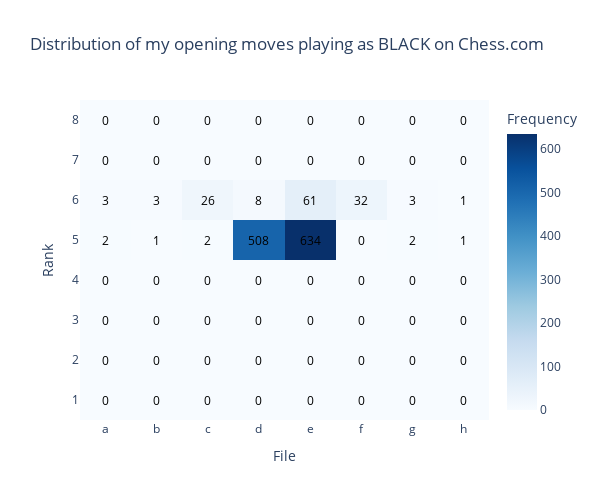

Notebook source saved alongside this figure:
### Code cell
# Create annotated heatmap using Plotly
fig = go.Figure(data=go.Heatmap(
    z=black_heatmap_data,
    x=['a', 'b', 'c', 'd', 'e', 'f', 'g', 'h'],
    y=['8', '7', '6', '5', '4', '3', '2', '1'],  # Correct order for y-axis
    colorscale='Blues',
    colorbar=dict(title='Frequency')
))

# Add annotations
for i in range(len(black_heatmap_data)):
    for j in range(len(black_heatmap_data[i])):
        fig.add_annotation(
            x=j, y=i,
            text=str(black_heatmap_data[i][j]),
            showarrow=False,
            font=dict(color='black', size=12)
        )

# Update layout to correctly order the y-axis
fig.update_layout(
    title='Distribution of my opening moves playing as BLACK on Chess.com',
    xaxis=dict(title='File'),
    yaxis=dict(title='Rank', autorange='reversed'),
    xaxis_tickmode='array',
    yaxis_tickmode='array',
    xaxis_tickvals=list(range(8)),
    yaxis_tickvals=list(range(8)),
    xaxis_ticktext=['a', 'b', 'c', 'd', 'e', 'f', 'g', 'h'],
    yaxis_ticktext=['8', '1', '2', '3', '4', '5', '6', '7'],  # Correct order for y-axis
    width=600,
    height=500,
    autosize=False
)

# Show plot
fig.show()

### Figure 1 — Plotly figure (JSON) as saved in the notebook; plotly's stock layout.template omitted (floating-point values rounded to 4 significant figures)
{"data": [{"colorbar": {"title": {"text": "Frequency"}}, "colorscale": [[0, "rgb(247,251,255)"], [0.125, "rgb(222,235,247)"], [0.25, "rgb(198,219,239)"], [0.375, "rgb(158,202,225)"], [0.5, "rgb(107,174,214)"], [0.625, "rgb(66,146,198)"], [0.75, "rgb(33,113,181)"], [0.875, "rgb(8,81,156)"], [1, "rgb(8,48,107)"]], "type": "heatmap", "x": ["a", "b", "c", "d", "e", "f", "g", "h"], "y": ["8", "7", "6", "5", "4", "3", "2", "1"], "z": [[0, 0, 0, 0, 0, 0, 0, 0], [0, 0, 0, 0, 0, 0, 0, 0], [3, 3, 26, 8, 61, 32, 3, 1], [2, 1, 2, 508, 634, 0, 2, 1], [0, 0, 0, 0, 0, 0, 0, 0], [0, 0, 0, 0, 0, 0, 0, 0], [0, 0, 0, 0, 0, 0, 0, 0], [0, 0, 0, 0, 0, 0, 0, 0]]}], "layout": {"annotations": [{"font": {"color": "black", "size": 12}, "showarrow": false, "text": "0", "x": 0, "y": 0}, {"font": {"color": "black", "size": 12}, "showarrow": false, "text": "0", "x": 1, "y": 0}, {"font": {"color": "black", "size": 12}, "showarrow": false, "text": "0", "x": 2, "y": 0}, {"font": {"color": "black", "size": 12}, "showarrow": false, "text": "0", "x": 3, "y": 0}, {"font": {"color": "black", "size": 12}, "showarrow": false, "text": "0", "x": 4, "y": 0}, {"font": {"color": "black", "size": 12}, "showarrow": false, "text": "0", "x": 5, "y": 0}, {"font": {"color": "black", "size": 12}, "showarrow": false, "text": "0", "x": 6, "y": 0}, {"font": {"color": "black", "size": 12}, "showarrow": false, "text": "0", "x": 7, "y": 0}, {"font": {"color": "black", "size": 12}, "showarrow": false, "text": "0", "x": 0, "y": 1}, {"font": {"color": "black", "size": 12}, "showarrow": false, "text": "0", "x": 1, "y": 1}, {"font": {"color": "black", "size": 12}, "showarrow": false, "text": "0", "x": 2, "y": 1}, {"font": {"color": "black", "size": 12}, "showarrow": false, "text": "0", "x": 3, "y": 1}, {"font": {"color": "black", "size": 12}, "showarrow": false, "text": "0", "x": 4, "y": 1}, {"font": {"color": "black", "size": 12}, "showarrow": false, "text": "0", "x": 5, "y": 1}, {"font": {"color": "black", "size": 12}, "showarrow": false, "text": "0", "x": 6, "y": 1}, {"font": {"color": "black", "size": 12}, "showarrow": false, "text": "0", "x": 7, "y": 1}, {"font": {"color": "black", "size": 12}, "showarrow": false, "text": "3", "x": 0, "y": 2}, {"font": {"color": "black", "size": 12}, "showarrow": false, "text": "3", "x": 1, "y": 2}, {"font": {"color": "black", "size": 12}, "showarrow": false, "text": "26", "x": 2, "y": 2}, {"font": {"color": "black", "size": 12}, "showarrow": false, "text": "8", "x": 3, "y": 2}, {"font": {"color": "black", "size": 12}, "showarrow": false, "text": "61", "x": 4, "y": 2}, {"font": {"color": "black", "size": 12}, "showarrow": false, "text": "32", "x": 5, "y": 2}, {"font": {"color": "black", "size": 12}, "showarrow": false, "text": "3", "x": 6, "y": 2}, {"font": {"color": "black", "size": 12}, "showarrow": false, "text": "1", "x": 7, "y": 2}, {"font": {"color": "black", "size": 12}, "showarrow": false, "text": "2", "x": 0, "y": 3}, {"font": {"color": "black", "size": 12}, "showarrow": false, "text": "1", "x": 1, "y": 3}, {"font": {"color": "black", "size": 12}, "showarrow": false, "text": "2", "x": 2, "y": 3}, {"font": {"color": "black", "size": 12}, "showarrow": false, "text": "508", "x": 3, "y": 3}, {"font": {"color": "black", "size": 12}, "showarrow": false, "text": "634", "x": 4, "y": 3}, {"font": {"color": "black", "size": 12}, "showarrow": false, "text": "0", "x": 5, "y": 3}, {"font": {"color": "black", "size": 12}, "showarrow": false, "text": "2", "x": 6, "y": 3}, {"font": {"color": "black", "size": 12}, "showarrow": false, "text": "1", "x": 7, "y": 3}, {"font": {"color": "black", "size": 12}, "showarrow": false, "text": "0", "x": 0, "y": 4}, {"font": {"color": "black", "size": 12}, "showarrow": false, "text": "0", "x": 1, "y": 4}, {"font": {"color": "black", "size": 12}, "showarrow": false, "text": "0", "x": 2, "y": 4}, {"font": {"color": "black", "size": 12}, "showarrow": false, "text": "0", "x": 3, "y": 4}, {"font": {"color": "black", "size": 12}, "showarrow": false, "text": "0", "x": 4, "y": 4}, {"font": {"color": "black", "size": 12}, "showarrow": false, "text": "0", "x": 5, "y": 4}, {"font": {"color": "black", "size": 12}, "showarrow": false, "text": "0", "x": 6, "y": 4}, {"font": {"color": "black", "size": 12}, "showarrow": false, "text": "0", "x": 7, "y": 4}, {"font": {"color": "black", "size": 12}, "showarrow": false, "text": "0", "x": 0, "y": 5}, {"font": {"color": "black", "size": 12}, "showarrow": false, "text": "0", "x": 1, "y": 5}, {"font": {"color": "black", "size": 12}, "showarrow": false, "text": "0", "x": 2, "y": 5}, {"font": {"color": "black", "size": 12}, "showarrow": false, "text": "0", "x": 3, "y": 5}, {"font": {"color": "black", "size": 12}, "showarrow": false, "text": "0", "x": 4, "y": 5}, {"font": {"color": "black", "size": 12}, "showarrow": false, "text": "0", "x": 5, "y": 5}, {"font": {"color": "black", "size": 12}, "showarrow": false, "text": "0", "x": 6, "y": 5}, {"font": {"color": "black", "size": 12}, "showarrow": false, "text": "0", "x": 7, "y": 5}, {"font": {"color": "black", "size": 12}, "showarrow": false, "text": "0", "x": 0, "y": 6}, {"font": {"color": "black", "size": 12}, "showarrow": false, "text": "0", "x": 1, "y": 6}, {"font": {"color": "black", "size": 12}, "showarrow": false, "text": "0", "x": 2, "y": 6}, {"font": {"color": "black", "size": 12}, "showarrow": false, "text": "0", "x": 3, "y": 6}, {"font": {"color": "black", "size": 12}, "showarrow": false, "text": "0", "x": 4, "y": 6}, {"font": {"color": "black", "size": 12}, "showarrow": false, "text": "0", "x": 5, "y": 6}, {"font": {"color": "black", "size": 12}, "showarrow": false, "text": "0", "x": 6, "y": 6}, {"font": {"color": "black", "size": 12}, "showarrow": false, "text": "0", "x": 7, "y": 6}, {"font": {"color": "black", "size": 12}, "showarrow": false, "text": "0", "x": 0, "y": 7}, {"font": {"color": "black", "size": 12}, "showarrow": false, "text": "0", "x": 1, "y": 7}, {"font": {"color": "black", "size": 12}, "showarrow": false, "text": "0", "x": 2, "y": 7}, {"font": {"color": "black", "size": 12}, "showarrow": false, "text": "0", "x": 3, "y": 7}, {"font": {"color": "black", "size": 12}, "showarrow": false, "text": "0", "x": 4, "y": 7}, {"font": {"color": "black", "size": 12}, "showarrow": false, "text": "0", "x": 5, "y": 7}, {"font": {"color": "black", "size": 12}, "showarrow": false, "text": "0", "x": 6, "y": 7}, {"font": {"color": "black", "size": 12}, "showarrow": false, "text": "0", "x": 7, "y": 7}], "autosize": false, "height": 500, "title": {"text": "Distribution of my opening moves playing as BLACK on Chess.com"}, "width": 600, "xaxis": {"tickmode": "array", "ticktext": ["a", "b", "c", "d", "e", "f", "g", "h"], "tickvals": [0, 1, 2, 3, 4, 5, 6, 7], "title": {"text": "File"}}, "yaxis": {"autorange": "reversed", "tickmode": "array", "ticktext": ["8", "1", "2", "3", "4", "5", "6", "7"], "tickvals": [0, 1, 2, 3, 4, 5, 6, 7], "title": {"text": "Rank"}}}}
